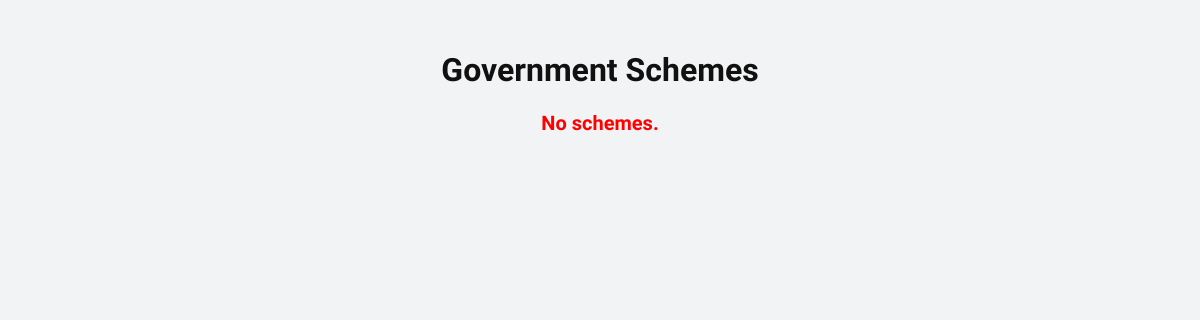
Page /schemes on the earlier database version.
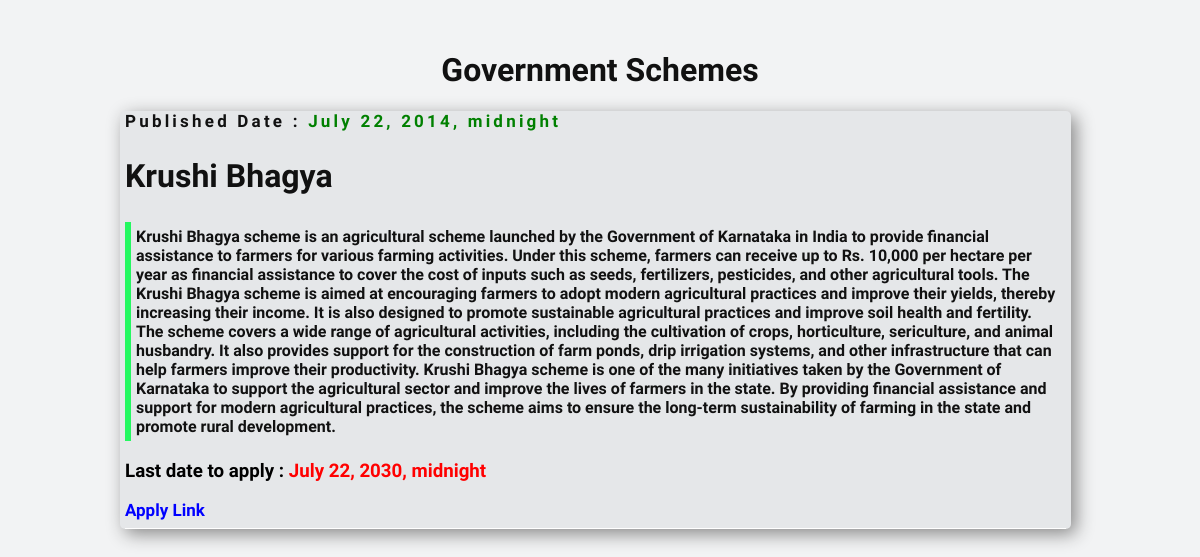
Same page on the later database version.
### myApp/models.py (models this page shows, shortened)
class agricultureSchemes(mo.Model):
    schemeID = mo.BigAutoField(primary_key=True)
    title = mo.TextField(max_length=20, default='')
    description = mo.TextField(max_length=250, default='')
    startDate = mo.DateTimeField(default=timezone.now)
    lastDate = mo.DateTimeField(default=timezone.now)
    applyLink = mo.URLField(default='')

### myApp/views.py (the view)
# urls.py: path('schemes',views.schemes,name="schemes"),
def schemes(request):
    obj = agricultureSchemes.objects.all()
    return render(request, 'user/schemes.html', {'schemes': obj})

### templates/user/schemes.html (shortened to what this page needs)
<!DOCTYPE html>
<html lang="en" dir="ltr">
    <head>
        {% load static %}
        <link rel="stylesheet" href="{% static 'user/schemes.css' %}">
    </head>
    <body>
        <h1 class="heading">Government Schemes</h1>
        {% if schemes %}
        {% for i in schemes %}
        <div class="scheme">
            <div class="date">Published Date : <span style="color:green;font-weight:bold;">{{i.startDate}}</span></div>
            <h2>{{i.title}}</h2>
            <p class="paragraph">{{i.description}}</p>
            <h3>Last date to apply : <span style="color:red;">{{i.lastDate}}</span></h3>
            <a href="{{i.applyLink}}" class="service-title">Apply Link</a>
            <hr>
        </div>
        {% endfor %}
        {% else %}
        <p style="color:red;text-align:center;font-size:20px;">No schemes.</p>
        {% endif %}
    </body>
</html>

Differences in the rows shown:
added agricultureSchemes: startDate "July 22, 2014, midnight", title "Krushi Bhagya", description "Krushi Bhagya scheme is an agricultural scheme launched by the Government of Karnataka in India to provide financial assistance to farmers for various farming activities. Under this scheme, farmers can receive up to Rs. 10,000 per hectare per year as financial assistance to cover the cost of inputs such as seeds, fertilizers, pesticides, and other agricultural tools. The Krushi Bhagya scheme is aimed at encouraging farmers to adopt modern agricultural practices and improve their yields, thereby increasing their income. It is also designed to promote sustainable agricultural practices and improve soil health and fertility. The scheme covers a wide range of agricultural activities, including…", lastDate "July 22, 2030, midnight"
Other differences:
text no longer shown: "No schemes."
